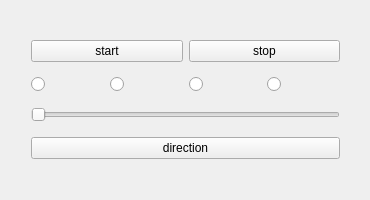
<?xml version="1.0" encoding="UTF-8"?>
<ui version="4.0">
 <class>Gui</class>
 <widget class="QWidget" name="Gui">
  <property name="geometry">
   <rect>
    <x>0</x>
    <y>0</y>
    <width>370</width>
    <height>200</height>
   </rect>
  </property>
  <property name="windowTitle">
   <string>Gui</string>
  </property>
  <widget class="QWidget" name="">
   <property name="geometry">
    <rect>
     <x>20</x>
     <y>20</y>
     <width>331</width>
     <height>161</height>
    </rect>
   </property>
   <layout class="QVBoxLayout" name="verticalLayout">
    <item>
     <layout class="QHBoxLayout" name="horizontalLayout_2">
      <item>
       <widget class="QPushButton" name="startButton">
        <property name="text">
         <string>start</string>
        </property>
       </widget>
      </item>
      <item>
       <widget class="QPushButton" name="stopButton">
        <property name="text">
         <string>stop</string>
        </property>
       </widget>
      </item>
     </layout>
    </item>
    <item>
     <layout class="QHBoxLayout" name="ledBox">
      <item>
       <widget class="QRadioButton" name="led0">
        <property name="enabled">
         <bool>true</bool>
        </property>
        <property name="text">
         <string/>
        </property>
        <property name="checkable">
         <bool>true</bool>
        </property>
        <property name="checked">
         <bool>false</bool>
        </property>
       </widget>
      </item>
      <item>
       <widget class="QRadioButton" name="led1">
        <property name="text">
         <string/>
        </property>
        <property name="checkable">
         <bool>true</bool>
        </property>
       </widget>
      </item>
      <item>
       <widget class="QRadioButton" name="led2">
        <property name="text">
         <string/>
        </property>
        <property name="checkable">
         <bool>true</bool>
        </property>
       </widget>
      </item>
      <item>
       <widget class="QRadioButton" name="led3">
        <property name="text">
         <string/>
        </property>
        <property name="checkable">
         <bool>true</bool>
        </property>
       </widget>
      </item>
     </layout>
    </item>
    <item>
     <widget class="QSlider" name="speed">
      <property name="minimum">
       <number>1</number>
      </property>
      <property name="maximum">
       <number>10</number>
      </property>
      <property name="orientation">
       <enum>Qt::Horizontal</enum>
      </property>
     </widget>
    </item>
    <item>
     <widget class="QPushButton" name="dirButton">
      <property name="text">
       <string>direction</string>
      </property>
     </widget>
    </item>
   </layout>
  </widget>
 </widget>
 <layoutdefault spacing="6" margin="11"/>
 <resources/>
 <connections/>
</ui>
